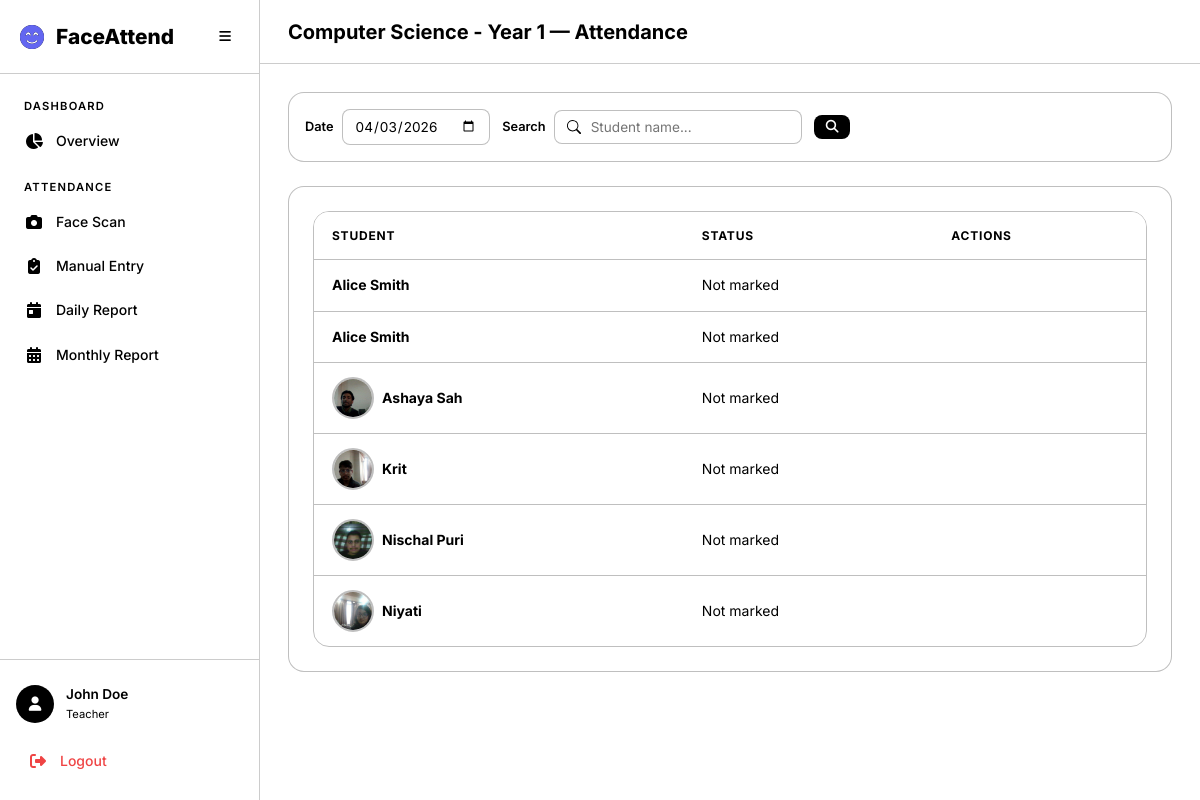
The app's page /attendance/teacher/class/1/ (signed in) with its own data.
### accounts/models.py (models this page shows, shortened)
class User(AbstractUser):
    class Role(models.TextChoices):
        ADMIN = 'admin', 'Admin'
        TEACHER = 'teacher', 'Teacher'
        STUDENT = 'student', 'Student'
    role = models.CharField(
        max_length=10,
        choices=Role.choices,
        default=Role.STUDENT,
    )
    phone = models.CharField(max_length=20, blank=True)
    profile_image = models.ImageField(upload_to='profiles/', blank=True, null=True)

### academics/models.py (models this page shows, shortened)
class AcademicClass(models.Model):
    name = models.CharField(max_length=200)
    faculty = models.ForeignKey(Faculty, on_delete=models.CASCADE, related_name='classes')
    teacher = models.ForeignKey(
        settings.AUTH_USER_MODEL,
        on_delete=models.SET_NULL,
        null=True, blank=True,
        related_name='assigned_classes',
        limit_choices_to={'role': 'teacher'},
    )
    created_at = models.DateTimeField(auto_now_add=True)
    updated_at = models.DateTimeField(auto_now=True)
    class Meta:
        verbose_name_plural = 'Classes'
        ordering = ['faculty__name', 'name']
        unique_together = ['name', 'faculty']

class Student(models.Model):
    user = models.OneToOneField(
        settings.AUTH_USER_MODEL,
        on_delete=models.CASCADE,
        related_name='student_profile',
        null=True, blank=True,
    )
    full_name = models.CharField(max_length=300)
    profile_image = models.ImageField(upload_to='students/profiles/')
    face_encoding = models.BinaryField(null=True, blank=True, help_text='128-d face encoding as bytes')
    enrollment_year = models.PositiveIntegerField()
    faculty = models.ForeignKey(Faculty, on_delete=models.CASCADE, related_name='students')
    academic_class = models.ForeignKey(AcademicClass, on_delete=models.CASCADE, related_name='students')
    phone = models.CharField(max_length=20, blank=True)
    guardian_phone = models.CharField(max_length=20, blank=True)
    is_phone_flagged = models.BooleanField(
        default=False,
        help_text='Mark this when the student phone number is incorrect.',
    )
    is_active = models.BooleanField(default=True)
    created_at = models.DateTimeField(auto_now_add=True)
    updated_at = models.DateTimeField(auto_now=True)
    class Meta:
        ordering = ['full_name']

### attendance/views.py (the view)
# urls.py: path('teacher/class/<int:class_id>/', views.teacher_class_attendance, name='teacher_class'),
@login_required
@teacher_required
def teacher_class_attendance(request, class_id):
    ac = get_object_or_404(AcademicClass, pk=class_id, teacher=request.user)
    students = Student.objects.filter(academic_class=ac, is_active=True)
    today = timezone.localdate()
    selected_date = request.GET.get('date', today.isoformat())
    search = request.GET.get('search', '')
    if search:
        students = students.filter(full_name__icontains=search)
    attendance_records = Attendance.objects.filter(
        student__in=students, date=selected_date
    ).select_related('student')
    att_map = {a.student_id: a for a in attendance_records}
    student_list = []
    for s in students:
        att = att_map.get(s.id)
        student_list.append({
            'student': s,
            'attendance': att,
            'status': att.status if att else 'unmarked',
        })
    return render(request, 'attendance/teacher_class.html', {
        'class': ac,
        'student_list': student_list,
        'selected_date': selected_date,
        'search': search,
        'today': today,
    })

### templates/attendance/teacher_class.html (shortened to what this page needs)
{% extends 'base.html' %}
{% block page_title %}{{ class.name }} — Attendance{% endblock %}
{% block content %}
<div class="animate-fade-in">
    <form method="get" class="filters-bar mb-3">
        <div class="filter-group">
            <label>Date</label>
            <input type="date" name="date" value="{{ selected_date }}" class="filter-input"
                onchange="this.form.submit()">
        </div>
        <div class="filter-group">
            <label>Search</label>
            <input type="text" name="search" value="{{ search }}" placeholder="Student name..." class="search-input">
        </div>
        <button type="submit" class="btn btn-sm btn-primary"><i class="fas fa-search"></i></button>
    </form>
    <div class="card">
        <div class="table-container">
            <table class="data-table">
                <thead>
                    <tr>
                        <th>Student</th>
                        <th>Status</th>
                        <th>Actions</th>
                    </tr>
                </thead>
                <tbody>
                    {% for item in student_list %}
                    <tr>
                        <td>
                            <div class="d-flex align-center gap-1">
                                {% if item.student.profile_image %}
                                <img src="{{ item.student.profile_image.url }}" alt="" class="student-avatar">
                                {% endif %}
                                <strong>{{ item.student.full_name }}</strong>
                            </div>
                        </td>
                        <td>
                            {% if item.attendance %}
                            <span class="badge badge-{{ item.status }}">{{ item.attendance.get_status_display }}</span>
                            {% else %}
                            <span class="text-muted">Not marked</span>
                            {% endif %}
                        </td>
                        <td>
                        </td>
                    </tr>
                    {% empty %}
                    <tr>
                        <td colspan="3" class="text-center text-muted">No students found.</td>
                    </tr>
                    {% endfor %}
                </tbody>
            </table>
        </div>
    </div>
</div>
{% endblock %}

### templates/base.html (shortened to what this page needs)
<!DOCTYPE html>
<html lang="en" data-theme="dark">
<head>
    <link rel="stylesheet" href="https://cdnjs.cloudflare.com/ajax/libs/font-awesome/6.5.1/css/all.min.css">
    {% load static %}
    <link rel="stylesheet" href="{% static 'css/style.css' %}">
</head>
<body>
    {% if user.is_authenticated %}
    <div class="app-layout">
        <aside class="sidebar" id="sidebar">
            <div class="sidebar-header">
                <div class="logo">
                    <i class="fas fa-face-smile-beam"></i>
                    <span>FaceAttend</span>
                </div>
                <button class="sidebar-toggle" id="sidebarToggle">
                    <i class="fas fa-bars"></i>
                </button>
            </div>
            <nav class="sidebar-nav">
                {% if user.role == 'admin' %}
                <div class="nav-section">
                    <span class="nav-section-title">Dashboard</span>
                    <a href="{% url 'academics:admin_dashboard' %}" class="nav-link {% if request.resolver_match.url_name == 'admin_dashboard' %}active{% endif %}">
                        <i class="fas fa-chart-pie"></i><span>Overview</span>
                    </a>
                </div>
                <div class="nav-section">
                    <span class="nav-section-title">Academic</span>
                    <a href="{% url 'academics:faculty_list' %}" class="nav-link {% if 'faculty' in request.resolver_match.url_name %}active{% endif %}">
                        <i class="fas fa-building-columns"></i><span>Faculties</span>
                    </a>
                    <a href="{% url 'academics:class_list' %}" class="nav-link {% if 'class' in request.resolver_match.url_name %}active{% endif %}">
                        <i class="fas fa-chalkboard"></i><span>Classes</span>
                    </a>
                    <a href="{% url 'academics:student_list' %}" class="nav-link {% if 'student' in request.resolver_match.url_name %}active{% endif %}">
                        <i class="fas fa-user-graduate"></i><span>Students</span>
                    </a>
                </div>
                <div class="nav-section">
                    <span class="nav-section-title">Attendance</span>
                    <a href="{% url 'attendance:camera' %}" class="nav-link {% if request.resolver_match.url_name == 'camera' %}active{% endif %}">
                        <i class="fas fa-camera"></i><span>Face Scan</span>
                    </a>
                    <a href="{% url 'attendance:manual' %}" class="nav-link {% if request.resolver_match.url_name == 'manual' %}active{% endif %}">
                        <i class="fas fa-clipboard-check"></i><span>Manual Entry</span>
                    </a>
                    <a href="{% url 'attendance:daily_report' %}" class="nav-link {% if request.resolver_match.url_name == 'daily_report' %}active{% endif %}">
                        <i class="fas fa-calendar-day"></i><span>Daily Report</span>
                    </a>
                    <a href="{% url 'attendance:monthly_report' %}" class="nav-link {% if request.resolver_match.url_name == 'monthly_report' %}active{% endif %}">
                        <i class="fas fa-calendar-alt"></i><span>Monthly Report</span>
                    </a>
                </div>
                {% elif user.role == 'teacher' %}
                <div class="nav-section">
                    <span class="nav-section-title">Dashboard</span>
                    <a href="{% url 'attendance:teacher_dashboard' %}" class="nav-link {% if request.resolver_match.url_name == 'teacher_dashboard' %}active{% endif %}">
                        <i class="fas fa-chart-pie"></i><span>Overview</span>
                    </a>
                </div>
                <div class="nav-section">
                    <span class="nav-section-title">Attendance</span>
                    <a href="{% url 'attendance:camera' %}" class="nav-link {% if request.resolver_match.url_name == 'camera' %}active{% endif %}">
                        <i class="fas fa-camera"></i><span>Face Scan</span>
                    </a>
                    <a href="{% url 'attendance:manual' %}" class="nav-link {% if request.resolver_match.url_name == 'manual' %}active{% endif %}">
                        <i class="fas fa-clipboard-check"></i><span>Manual Entry</span>
                    </a>
                    <a href="{% url 'attendance:daily_report' %}" class="nav-link {% if request.resolver_match.url_name == 'daily_report' %}active{% endif %}">
                        <i class="fas fa-calendar-day"></i><span>Daily Report</span>
                    </a>
                    <a href="{% url 'attendance:monthly_report' %}" class="nav-link {% if request.resolver_match.url_name == 'monthly_report' %}active{% endif %}">
                        <i class="fas fa-calendar-alt"></i><span>Monthly Report</span>
                    </a>
                </div>
                {% endif %}
            </nav>
            <div class="sidebar-footer">
                <div class="user-card">
                    <div class="user-avatar">
                        <i class="fas fa-user"></i>
                    </div>
                    <div class="user-info">
                        <span class="user-name">{{ user.get_full_name|default:user.username }}</span>
                        <span class="user-role">{{ user.get_role_display }}</span>
                    </div>
                </div>
                <a href="{% url 'accounts:logout' %}" class="nav-link logout-link">
                    <i class="fas fa-sign-out-alt"></i><span>Logout</span>
                </a>
            </div>
        </aside>
        <main class="main-content">
            <header class="top-bar">
                <h1 class="page-title">{% block page_title %}Dashboard{% endblock %}</h1>
            </header>
            <div class="content-area">
                {% block content %}{% endblock %}
            </div>
        </main>
    </div>
    {% else %}
    <div class="auth-layout">
        {% block auth_content %}{% endblock %}
    </div>
    {% endif %}
</body>
</html>

### records on screen
User: get_full_name "John Doe", role "Teacher"
AcademicClass: name "Computer Science - Year 1"
Student: student.full_name "Alice Smith"
Student: student.full_name "Alice Smith"
Student: student.profile_image (picture), student.full_name "Ashaya Sah"
Student: student.profile_image (picture), student.full_name "Krit"
Student: student.profile_image (picture), student.full_name "Nischal Puri"
Student: student.profile_image (picture), student.full_name "Niyati"
